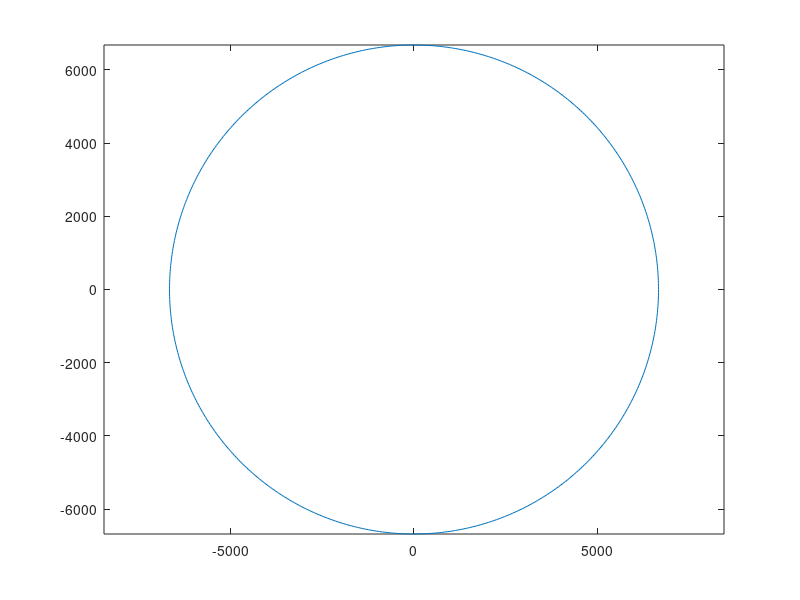
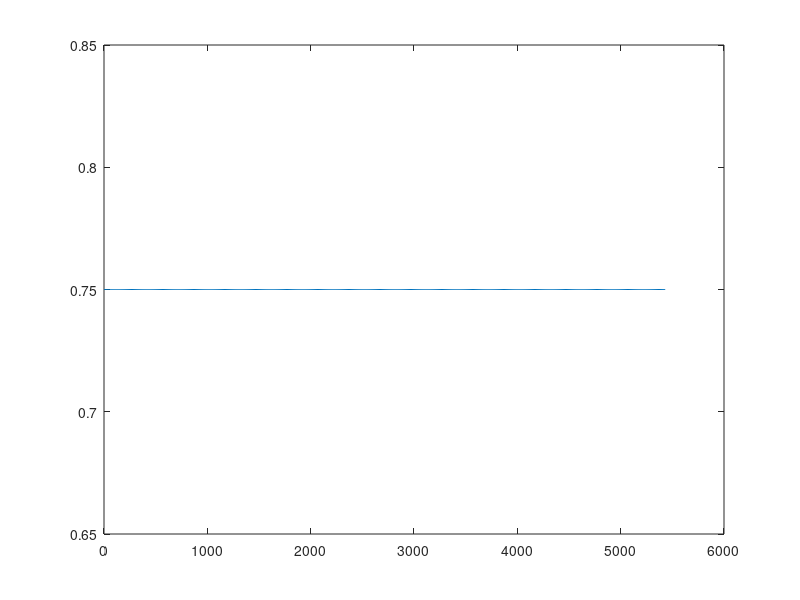
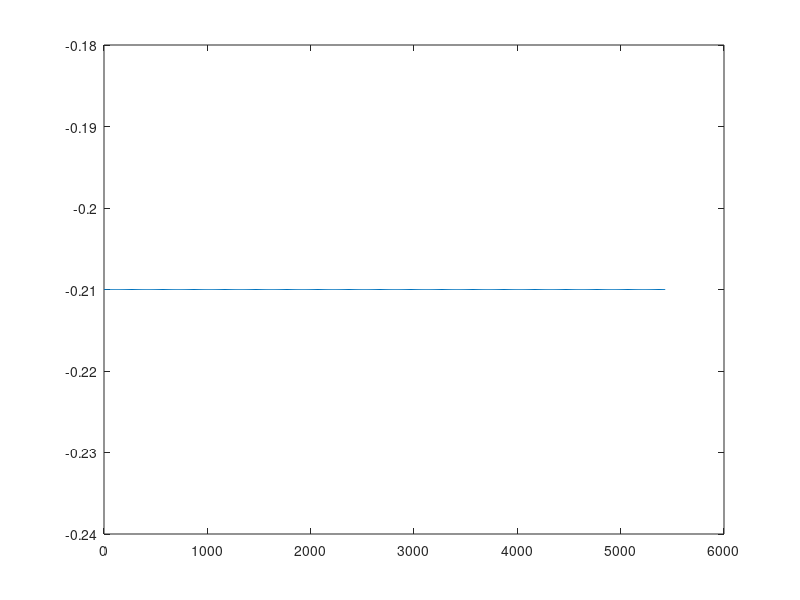

Write MATLAB code to recreate these figures, in order.

clc 
clear all
close all 

%% Constants
mu=3.986e5;
r0 = 6678;
period = 2*pi*sqrt(r0^3/mu);
n = sqrt(mu/r0^3);
delta_t = 10;
time = 1:10:period;


I = eye(4);

F_tilde = @(t) eye(4) + delta_t*[0, 1, 0, 0;
                                 mu * (3 * (cos(n * t))^2 - 1) / (r0^3), 0, ...
                                 3 * mu * sin(2 * n * t)/(2 * r0^3), 0;
                                 0, 0, 0, 1;
                                 3 * mu * sin(2 * n * t) / (2 * r0^3), 0, ...
                                 mu * ( 3 * (sin(n * t))^2 - 1) / (r0^3), 0];

%% States
state = [r0; 0; 0; r0 * sqrt(mu / r0^3)];
x_nom = r0 * cos(n * time);
y_nom = r0 * sin(n * time); 
G_tilde=delta_t * eye(2);

p_vect = [.0, .075, .0, -0.021]';

for i = 1:length(time)
    state(:,i+1) = F_tilde(time(i)) * p_vect;   
end 


%% Plots
figure(1)
plot(x_nom + state(1,2:end),y_nom + state(3,2:end))
axis equal
figure()
plot(time, state(1,2:end))
figure()
plot(time, state(3,2:end)) 
size(time)






